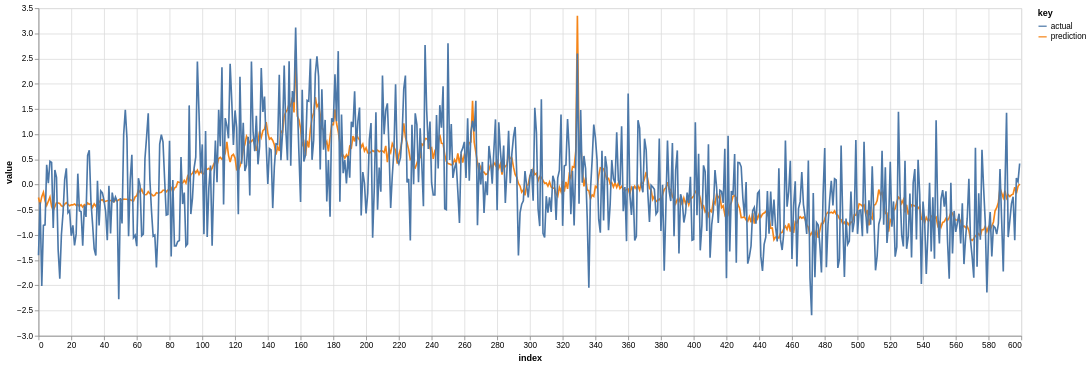

Notebook code cell kept with this figure:
### Code cell
plot_prediction(ds, 17466)

### Figure 1 — Vega-Lite specification as saved in the notebook (floating-point values rounded to 4 significant figures; data arrays with more than 128 entries replaced by an {"elided": "..."} marker saying what was removed)
{"config": {"view": {"continuousWidth": 300, "continuousHeight": 300}}, "data": {"name": "data-f6689f7e3e552b034078c193f14f4ebf"}, "mark": {"type": "line"}, "encoding": {"color": {"field": "key", "type": "nominal"}, "x": {"field": "index", "type": "quantitative"}, "y": {"field": "value", "type": "quantitative"}}, "height": 400, "transform": [{"fold": ["prediction", "actual"]}], "width": 1200, "$schema": "https://vega.github.io/schema/vega-lite/v5.8.0.json", "datasets": {"data-f6689f7e3e552b034078c193f14f4ebf": {"elided": "600 records"}}}
